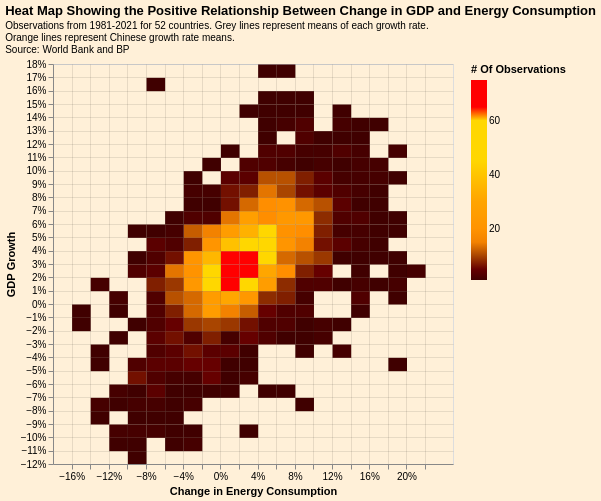

Specify this chart in Vega-Lite:
### Vega-Lite specification from a JSON file in a GitHub repository (floating-point values rounded to 4 significant figures; data arrays with more than 128 entries replaced by an {"elided": "..."} marker saying what was removed)
{"$schema": "https://vega.github.io/schema/vega-lite/v5.json", "background": "#fff0d8", "width": 400, "height": 400, "title": {"align": "left", "text": "Heat Map Showing the Positive Relationship Between Change in GDP and Energy Consumption", "anchor": "start", "subtitle": ["Observations from 1981-2021 for 52 countries. Grey lines represent means of each growth rate.", "Orange lines represent Chinese growth rate means.", "Source: World Bank and BP"], "subtitleFontSize": 10}, "data": {"values": {"elided": "2043 records"}}, "params": [{"name": "Means", "bind": {"input": "checkbox"}}], "layer": [{"mark": "rect", "encoding": {"x": {"bin": {"maxbins": 20}, "field": "pct_chn_exa", "type": "quantitative", "scale": {"domain": [-0.18, 0.25]}, "axis": {"labelSeparation": {"expr": "5"}, "format": "%", "title": "Change in Energy Consumption", "grid": true, "gridWidth": 0.1, "gridColor": "black"}}, "y": {"bin": {"maxbins": 30}, "field": "GDP Growth Rates", "type": "quantitative", "axis": {"labelSeparation": {"expr": "3"}, "format": "%", "title": "GDP Growth", "grid": true, "gridWidth": 0.1, "gridColor": "black"}}, "color": {"aggregate": "count", "type": "quantitative", "scale": {"range": ["black", "darkorange", "orange", "gold", "goldred", "red"]}, "legend": {"title": "# Of Observations"}}, "tooltip": [{"field": "__count", "title": "Observations"}]}}, {"mark": {"type": "rule", "strokeDash": [4, 2], "strokeCap": "butt", "strokeWidth": 1.5}, "encoding": {"x": {"aggregate": "mean", "field": "pct_chn_exa", "type": "quantitative", "scale": {"domain": [-0.18, 0.25]}}, "color": {"value": "darkgrey"}, "opacity": {"condition": {"test": {"param": "Means"}}, "value": 0}}}, {"mark": {"type": "rule", "strokeDash": [4, 2], "strokeCap": "butt", "strokeWidth": 1.5}, "encoding": {"y": {"aggregate": "mean", "field": "GDP Growth Rates", "type": "quantitative"}, "color": {"value": "darkgrey"}, "opacity": {"condition": {"test": {"param": "Means"}}, "value": 0}}}, {"transform": [{"filter": "datum.Country =='China'"}], "mark": {"type": "rule", "strokeDash": [4, 2], "strokeCap": "butt", "strokeWidth": 2}, "encoding": {"y": {"aggregate": "mean", "field": "GDP Growth Rates"}, "opacity": {"condition": {"test": {"param": "Means"}}, "value": 0}, "color": {"value": "darkorange"}}}, {"transform": [{"filter": "datum.Country =='China'"}], "mark": {"type": "rule", "strokeDash": [4, 2], "strokeCap": "butt", "strokeWidth": 2}, "encoding": {"x": {"aggregate": "mean", "field": "pct_chn_exa", "scale": {"domain": [-0.18, 0.25]}}, "opacity": {"condition": {"test": {"param": "Means"}}, "value": 0}, "color": {"value": "darkorange"}}}]}
